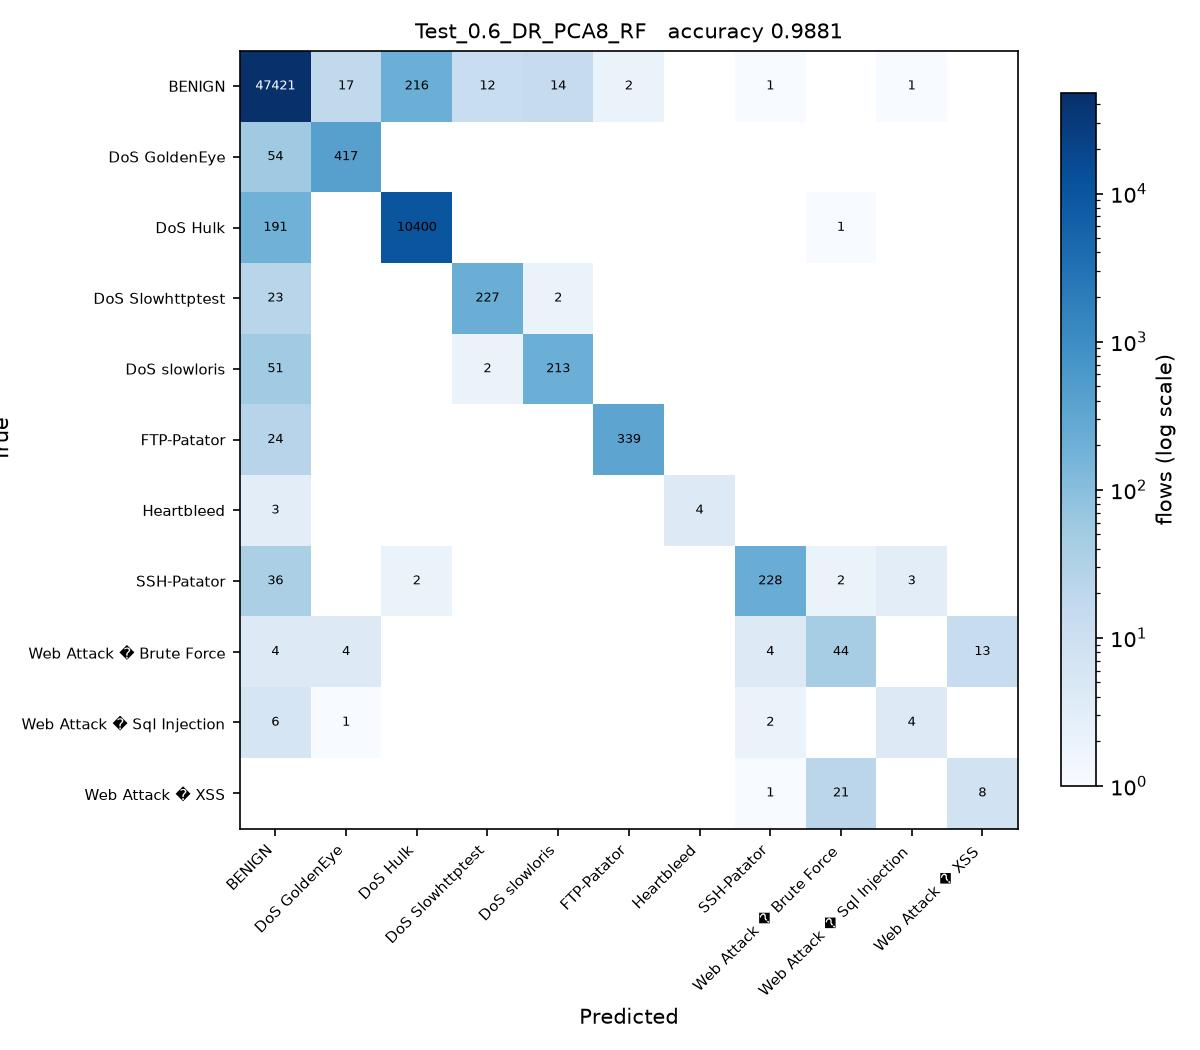

The script that saved this image:
# Test_0.6_DR_PCA8_RF.py
#
# Test size 0.6  |  PCA, 8 components  |  Random Forest (sheet #7)
#
# This is SGDC_60_40.py with the changes marked CHANGE below and nothing else.

import os
from pathlib import Path

# CHANGE 1: find the folder holding the three CSV files and run from there, so
# the plain file names below resolve no matter where this script is started
# from or how deeply it sits inside the project folder.
HERE = Path(__file__).resolve().parent
for PROJECT in [HERE, *HERE.parents]:
    if (PROJECT / 'Tuesday-WorkingHours.pcap_ISCX.csv').exists():
        os.chdir(PROJECT)
        break
else:
    raise SystemExit('Put this folder inside the folder that holds the three '
                     'CIC-IDS2017 CSV files, then run the script again.')
import numpy as np
import pandas as pd

df1 = pd.read_csv('Tuesday-WorkingHours.pcap_ISCX.csv', low_memory=True)
df2 = pd.read_csv('Wednesday-workingHours.pcap_ISCX.csv', low_memory=True)
df3 = pd.read_csv('Thursday-WorkingHours-Morning-WebAttacks.pcap_ISCX.csv', low_memory=True)

dataset = pd.concat([df1, df2, df3], ignore_index=True)

dataset.columns = dataset.columns.str.strip()

# CHANGE 2: a stratified sample of 100000 flows, the same for every run. An RBF
# SVM on all 1.3 million flows would take about an hour per script.
# At least 50 flows of every class are kept.
label = dataset.columns[-1]
dataset = pd.concat(
    [g.sample(n=min(len(g), max(50, round(100000 * len(g) / len(dataset)))), random_state=0)
     for _, g in dataset.groupby(label)],
    ignore_index=True
)

X = dataset.iloc[:, :-1]
y = dataset.iloc[:, -1]

X = X.apply(pd.to_numeric, errors='coerce')

X.replace([np.inf, -np.inf], np.nan, inplace=True)

from sklearn.impute import SimpleImputer

imputer = SimpleImputer(missing_values=np.nan, strategy='mean')
X = imputer.fit_transform(X)

from sklearn.preprocessing import LabelEncoder

labelencoder_y = LabelEncoder()
y = labelencoder_y.fit_transform(y)

from sklearn.model_selection import train_test_split

X_train, X_test, y_train, y_test = train_test_split(
    X,
    y,
    test_size=0.6,   # CHANGE 3: test size
    random_state=0,
    stratify=y
)

# CHANGE 4: PCA, from PCA_LDA_KErnel_PCA_CODE.pdf (fit only on training data)
from sklearn.decomposition import PCA

pca = PCA(n_components=8)
X_train = pca.fit_transform(X_train)
X_test = pca.transform(X_test)

# CHANGE 5: Random Forest (sheet #7) in place of SGDClassifier
from sklearn.ensemble import RandomForestClassifier

classifier = RandomForestClassifier(
    n_estimators=100,
    criterion='entropy',
    random_state=0
)

classifier.fit(X_train, y_train)

y_pred = classifier.predict(X_test) 

from sklearn.metrics import confusion_matrix
from sklearn.metrics import accuracy_score
from sklearn.metrics import precision_score
from sklearn.metrics import recall_score
from sklearn.metrics import f1_score
from sklearn.metrics import classification_report

cm = confusion_matrix(y_test, y_pred)

print("Confusion Matrix:\n")
print(cm)

print("\nAccuracy : {:.4f}".format(accuracy_score(y_test, y_pred)))
print("\nPrecision : {:.4f}".format(precision_score(y_test, y_pred, average='weighted')))
print("\nRecall : {:.4f}".format(recall_score(y_test, y_pred, average='weighted')))
print("\nF1 Score : {:.4f}".format(f1_score(y_test, y_pred, average='weighted')))

print("\nClassification Report:\n")
print(classification_report(y_test, y_pred))

# CHANGE 6: save the confusion matrix as Test_0.6_DR_PCA8_RF.jpg and record the result
import matplotlib
matplotlib.use('Agg')
import matplotlib.pyplot as plt
from matplotlib.colors import LogNorm

here = HERE                     # the folder this script sits in
names = [str(c) for c in labelencoder_y.classes_]
fig, ax = plt.subplots(figsize=(8, 7))
im = ax.imshow(cm, cmap='Blues', norm=LogNorm(vmin=1))
ax.set_xticks(range(len(names)), names, rotation=45, ha='right', fontsize=7)
ax.set_yticks(range(len(names)), names, fontsize=7)
ax.set_xlabel('Predicted')
ax.set_ylabel('True')
ax.set_title('Test_0.6_DR_PCA8_RF   accuracy {:.4f}'.format(accuracy_score(y_test, y_pred)), fontsize=10)
for i in range(cm.shape[0]):
    for j in range(cm.shape[1]):
        if cm[i, j]:
            ax.text(j, i, cm[i, j], ha='center', va='center', fontsize=6,
                    color='white' if cm[i, j] > cm.max() / 3 else 'black')
fig.colorbar(im, ax=ax, fraction=0.04, label='flows (log scale)')
fig.tight_layout()
fig.savefig(here / 'Test_0.6_DR_PCA8_RF.jpg', dpi=150)
plt.close(fig)

row = pd.DataFrame([{
    'Test': 0.6, 'DR': 'PCA8', 'Clas': 'RF',
    'Acc': round(accuracy_score(y_test, y_pred), 4),
    'Pre': round(precision_score(y_test, y_pred, average='weighted'), 4),
    'Rec': round(recall_score(y_test, y_pred, average='weighted'), 4),
    'F1': round(f1_score(y_test, y_pred, average='weighted'), 4),
    'script': 'Test_0.6_DR_PCA8_RF',
}])
out = PROJECT / 'results' / '75_runs_pca.csv'
out.parent.mkdir(exist_ok=True)
if out.exists():
    old = pd.read_csv(out)
    row = pd.concat([old[old['script'] != 'Test_0.6_DR_PCA8_RF'], row], ignore_index=True)
row.to_csv(out, index=False)
